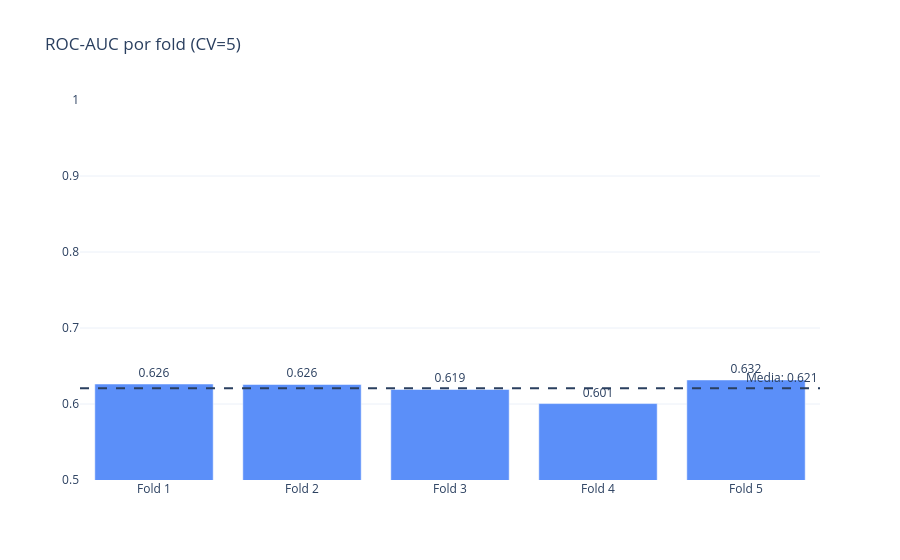

The code cell stored with this chart in its notebook:
### Markdown cell above
### 2.6 Validación cruzada (robustez del modelo)

### Code cell
cv = StratifiedKFold(n_splits=5, shuffle=True, random_state=SEED)
cv_scores = cross_val_score(model, X, y, cv=cv, scoring='roc_auc')

print('ROC-AUC por fold:', [f'{s:.4f}' for s in cv_scores])
print(f'Media: {cv_scores.mean():.4f} ± {cv_scores.std():.4f}')

fig = go.Figure(go.Bar(
    x=[f'Fold {i+1}' for i in range(5)],
    y=cv_scores,
    marker_color=COLOR_BLUE,
    text=[f'{s:.3f}' for s in cv_scores],
    textposition='outside'
))
fig.add_hline(y=cv_scores.mean(), line_dash='dash',
              annotation_text=f'Media: {cv_scores.mean():.3f}')
fig.update_layout(title='ROC-AUC por fold (CV=5)', template=TEMPLATE,
                  yaxis=dict(range=[0.5, 1.0]))
fig.show()

### Figure 1 — Plotly figure (JSON) as saved in the notebook; plotly's stock layout.template omitted (floating-point values rounded to 4 significant figures)
{"data": [{"marker": {"color": "#5B8FF9"}, "text": ["0.626", "0.626", "0.619", "0.601", "0.632"], "textposition": "outside", "type": "bar", "x": ["Fold 1", "Fold 2", "Fold 3", "Fold 4", "Fold 5"], "y": [0.6263, 0.6257, 0.6191, 0.6006, 0.6317]}], "layout": {"annotations": [{"showarrow": false, "text": "Media: 0.621", "x": 1, "xanchor": "right", "xref": "x domain", "y": 0.6207, "yanchor": "bottom", "yref": "y"}], "shapes": [{"line": {"dash": "dash"}, "type": "line", "x0": 0, "x1": 1, "xref": "x domain", "y0": 0.6207, "y1": 0.6207, "yref": "y"}], "title": {"text": "ROC-AUC por fold (CV=5)"}, "yaxis": {"range": [0.5, 1]}}}
